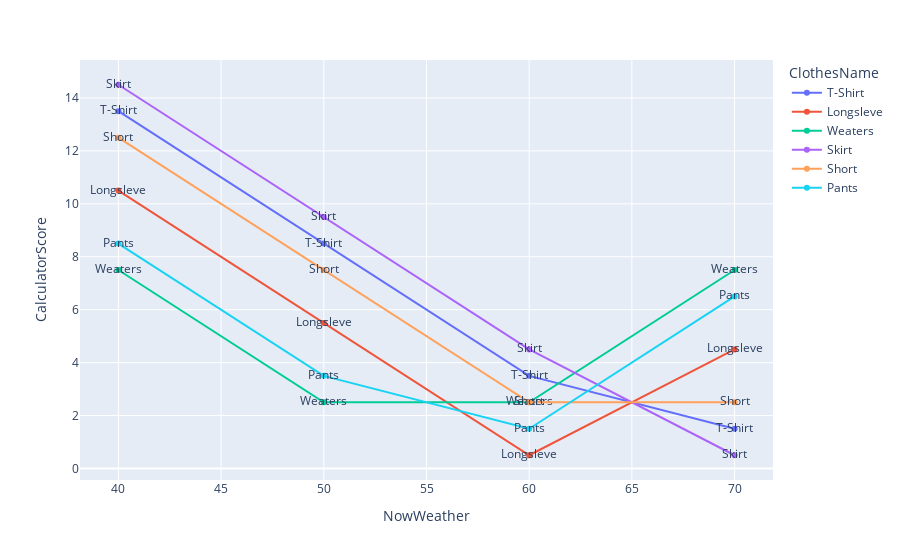

The cell this chart's notebook holds for it:
### Code cell
fig = px.line(df_sigle_show_humd, 
    x = 'NowWeather',
    y = 'CalculatorScore',
    color = 'ClothesName',
    text= "ClothesName")
fig.show()

# fig = px

### Figure 1 — Plotly figure (JSON) as saved in the notebook; plotly's stock layout.template omitted (floating-point values rounded to 4 significant figures)
{"data": [{"hovertemplate": "ClothesName=%{text}<br>NowWeather=%{x}<br>CalculatorScore=%{y}<extra></extra>", "legendgroup": "T-Shirt", "line": {"color": "#636efa", "dash": "solid"}, "marker": {"symbol": "circle"}, "mode": "lines+text+markers", "name": "T-Shirt", "orientation": "v", "showlegend": true, "text": ["T-Shirt", "T-Shirt", "T-Shirt", "T-Shirt"], "type": "scatter", "x": [40, 50, 60, 70], "xaxis": "x", "y": [13.5, 8.5, 3.5, 1.5], "yaxis": "y"}, {"hovertemplate": "ClothesName=%{text}<br>NowWeather=%{x}<br>CalculatorScore=%{y}<extra></extra>", "legendgroup": "Longsleve", "line": {"color": "#EF553B", "dash": "solid"}, "marker": {"symbol": "circle"}, "mode": "lines+text+markers", "name": "Longsleve", "orientation": "v", "showlegend": true, "text": ["Longsleve", "Longsleve", "Longsleve", "Longsleve"], "type": "scatter", "x": [40, 50, 60, 70], "xaxis": "x", "y": [10.5, 5.5, 0.5, 4.5], "yaxis": "y"}, {"hovertemplate": "ClothesName=%{text}<br>NowWeather=%{x}<br>CalculatorScore=%{y}<extra></extra>", "legendgroup": "Weaters", "line": {"color": "#00cc96", "dash": "solid"}, "marker": {"symbol": "circle"}, "mode": "lines+text+markers", "name": "Weaters", "orientation": "v", "showlegend": true, "text": ["Weaters", "Weaters", "Weaters", "Weaters"], "type": "scatter", "x": [40, 50, 60, 70], "xaxis": "x", "y": [7.5, 2.5, 2.5, 7.5], "yaxis": "y"}, {"hovertemplate": "ClothesName=%{text}<br>NowWeather=%{x}<br>CalculatorScore=%{y}<extra></extra>", "legendgroup": "Skirt", "line": {"color": "#ab63fa", "dash": "solid"}, "marker": {"symbol": "circle"}, "mode": "lines+text+markers", "name": "Skirt", "orientation": "v", "showlegend": true, "text": ["Skirt", "Skirt", "Skirt", "Skirt"], "type": "scatter", "x": [40, 50, 60, 70], "xaxis": "x", "y": [14.5, 9.5, 4.5, 0.5], "yaxis": "y"}, {"hovertemplate": "ClothesName=%{text}<br>NowWeather=%{x}<br>CalculatorScore=%{y}<extra></extra>", "legendgroup": "Short", "line": {"color": "#FFA15A", "dash": "solid"}, "marker": {"symbol": "circle"}, "mode": "lines+text+markers", "name": "Short", "orientation": "v", "showlegend": true, "text": ["Short", "Short", "Short", "Short"], "type": "scatter", "x": [40, 50, 60, 70], "xaxis": "x", "y": [12.5, 7.5, 2.5, 2.5], "yaxis": "y"}, {"hovertemplate": "ClothesName=%{text}<br>NowWeather=%{x}<br>CalculatorScore=%{y}<extra></extra>", "legendgroup": "Pants", "line": {"color": "#19d3f3", "dash": "solid"}, "marker": {"symbol": "circle"}, "mode": "lines+text+markers", "name": "Pants", "orientation": "v", "showlegend": true, "text": ["Pants", "Pants", "Pants", "Pants"], "type": "scatter", "x": [40, 50, 60, 70], "xaxis": "x", "y": [8.5, 3.5, 1.5, 6.5], "yaxis": "y"}], "layout": {"legend": {"title": {"text": "ClothesName"}, "tracegroupgap": 0}, "margin": {"t": 60}, "xaxis": {"anchor": "y", "domain": [0, 1], "title": {"text": "NowWeather"}}, "yaxis": {"anchor": "x", "domain": [0, 1], "title": {"text": "CalculatorScore"}}}}
